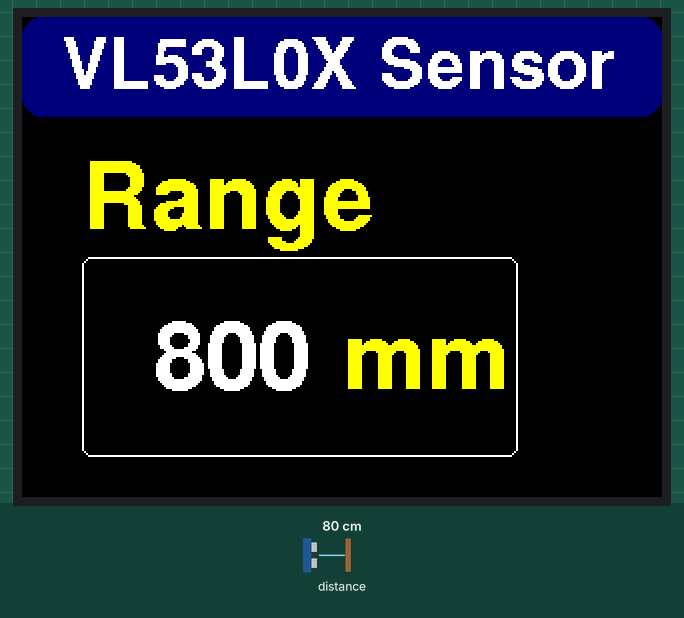
Recording of a sketch running on a simulated ESP32. Shown: 320×240 colour display. The inputs (shaded band) are chosen by the test bench; at power-on: distance to the obstacle 80 cm.

Above: at 1.4 s.
1.5 s: distance to the obstacle set to 2 cm
At 2.0 s:
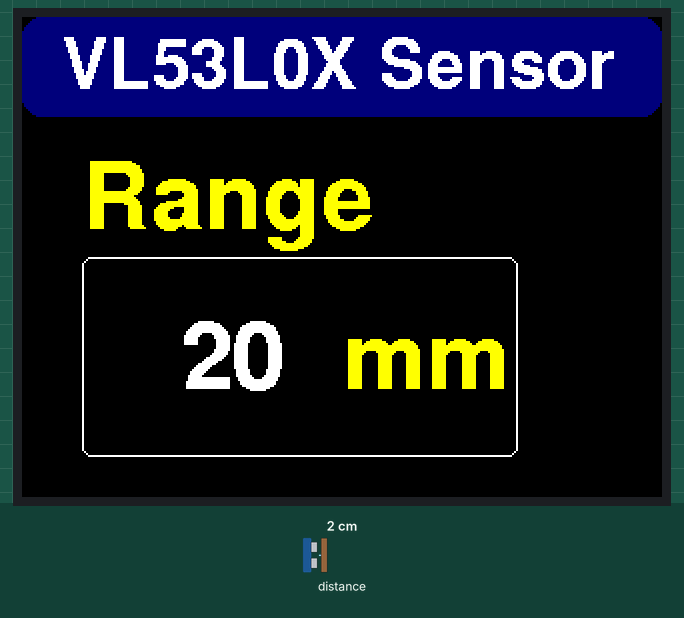
3.0 s: distance to the obstacle set to 4 cm
At 4.2 s:
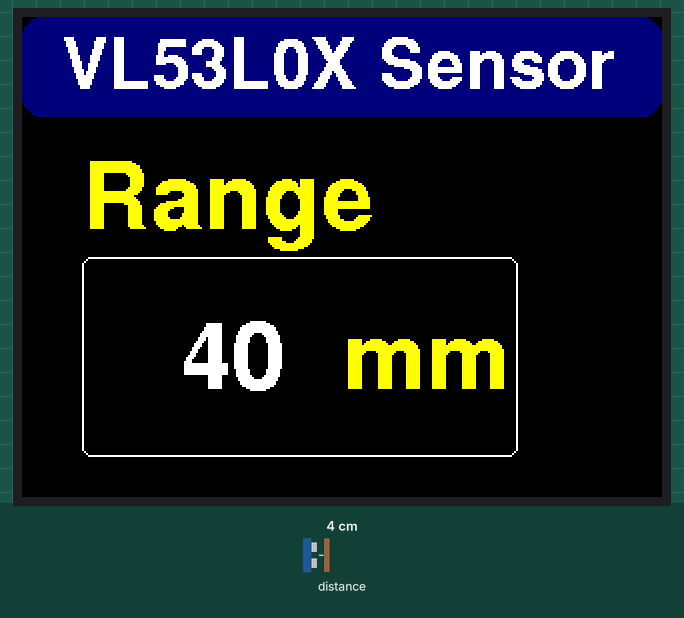
4.5 s: distance to the obstacle set to 9 cm
At 5.2 s:
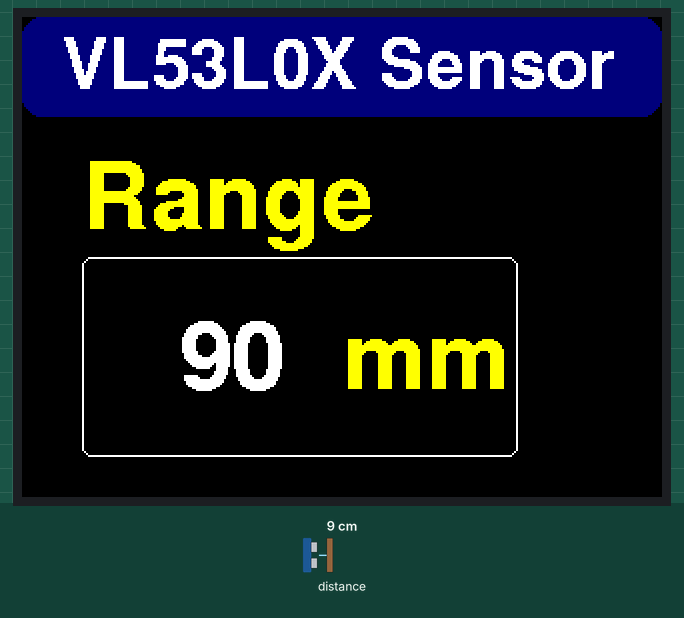
Timing chart, 0 to 7.5 s (numbered marks = the images above; inputs shaded):
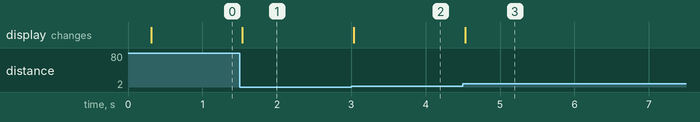

Measured:
- after the input at 1.5 s, the display: changes at once (image 1)
- after the input at 3.0 s, the display: changes at once (image 2)
- after the input at 4.5 s, the display: changes at once (image 3)

The sketch:

vl53l0x.ino
```cpp
/*
 * Sensor connected to the LEFT grove plug on the WIO.
 */
#include <Wire.h>
#include "Adafruit_VL53L0X.h"
#include <TFT_eSPI.h>

TFT_eSPI tft = TFT_eSPI();            // Invoke custom library
Adafruit_VL53L0X lox = Adafruit_VL53L0X();

void setup()
{
  tft.init();
  tft.setRotation(3);
  tft.fillScreen(TFT_BLACK);
  tft.setTextColor(TFT_WHITE, TFT_BLACK);

  tft.setFreeFont(&FreeSansBold18pt7b);
  tft.fillRoundRect(0, 0, 320, 50, 10, TFT_NAVY);
  tft.setTextColor(TFT_WHITE);
  tft.drawString("VL53L0X Sensor", 20, 10 , 1);

  if (!lox.begin()) {
    tft.drawString("Not Found", 10, 40, 1);
    while (1);
  }

  tft.setTextColor(TFT_YELLOW);
  tft.setFreeFont(&FreeSansBold24pt7b);
  tft.drawString("Range", 30, 70 , 1);
  tft.drawRoundRect(30, 120, 218, 100, 5, TFT_WHITE);
  tft.drawString("mm", 160, 150, 1);
  tft.setTextColor(TFT_WHITE, TFT_BLACK);
}

void loop()
{
  VL53L0X_RangingMeasurementData_t measure;

  lox.rangingTest(&measure, false);

  if (measure.RangeStatus != 4) {  // phase failures have incorrect data
    tft.fillRect(40,130,120,80,TFT_BLACK);
    char str[12];
    (void) sprintf(str, "% 5d", measure.RangeMilliMeter);
    tft.drawString(str, 40, 150, 1);
    delay(50);
  }
}
```
